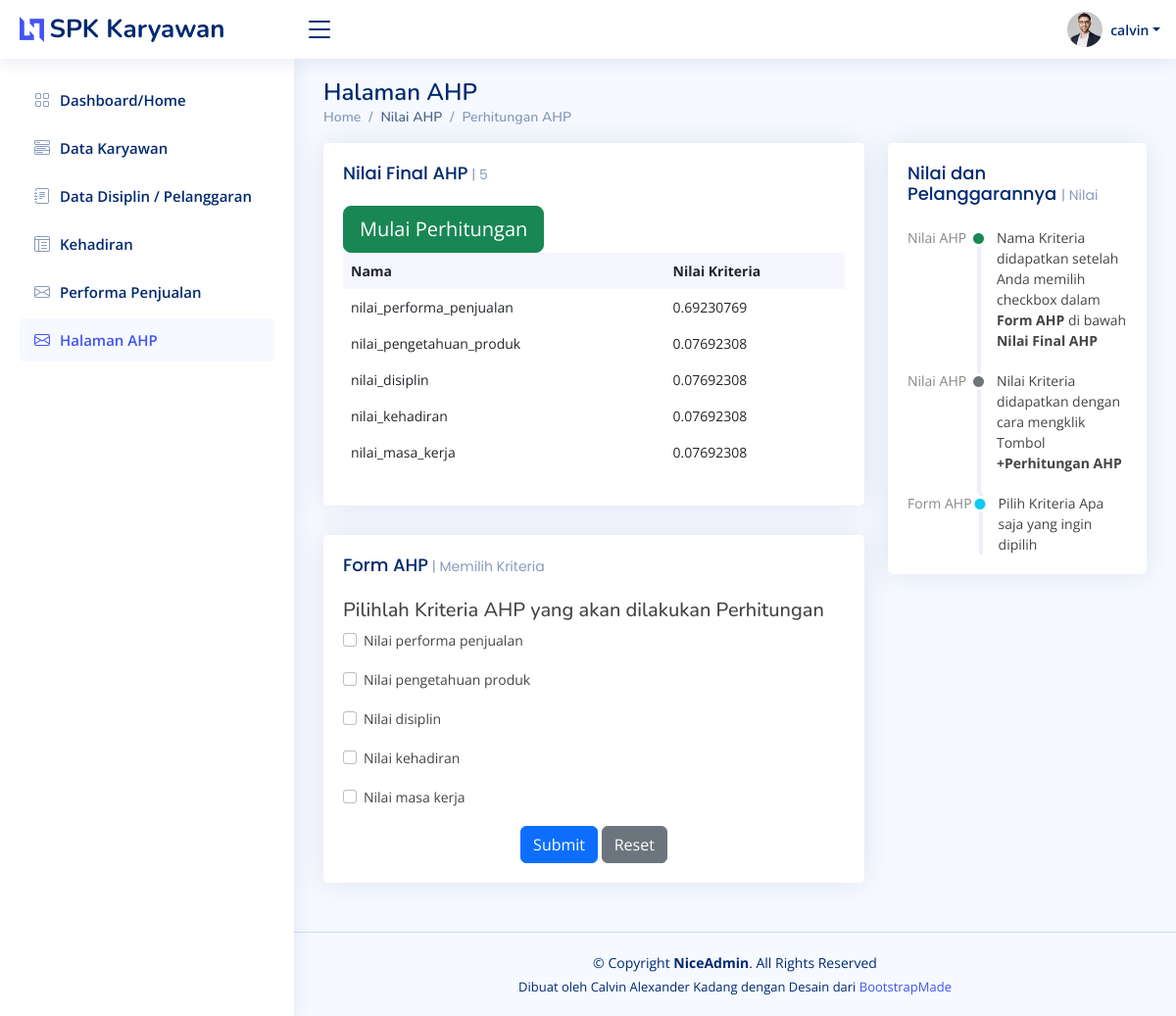
The page /ahp/ (signed in) on the database as committed earlier.
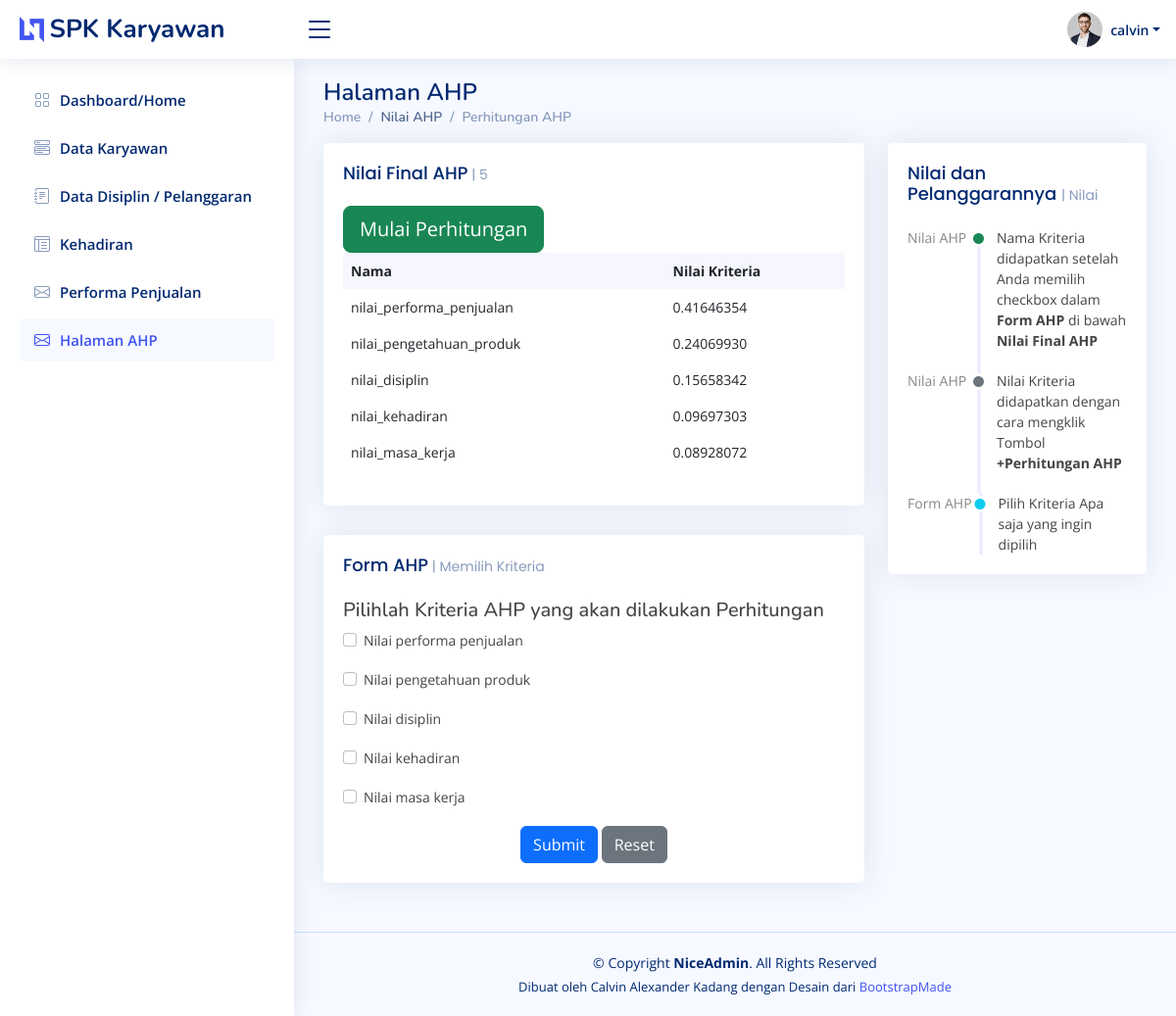
The same page on the database as committed later.
### base/models.py (models this page shows, shortened)
class Nilai_Ahp(models.Model):
    id = models.AutoField(primary_key=True)
    nama_kriteria = models.CharField(null=True, blank=True, max_length=200)
    value_kriteria = models.DecimalField(null=True, blank=True, max_digits=10, decimal_places=8)

### base/views.py (the view)
# urls.py: path('ahp/', views.show_ahp, name='nilai_ahp'),
@login_required(login_url='login')
def show_ahp(request):
    nilai_ahp = Nilai_Ahp.objects.all()
    page = 'ahp'
    if Nilai_Ahp.objects.count() < 3:
        nilai_ahp_ada = 'No'
    elif Nilai_Ahp.objects.exists():
        nilai_ahp_ada = 'Yes'
    else:
        nilai_ahp_ada = 'No'
    if request.method == "POST":
        form = AhpForm(request.POST)
        if form.is_valid():
            Nilai_Ahp.objects.all().delete()
            for field_name, checked in form.cleaned_data.items():
                if checked:
                    checked_score = Nilai_Ahp(nama_kriteria=field_name)
                    checked_score.save()
            return redirect('nilai_ahp')
    else:
        form = AhpForm()
    context = {
        'nilai_ahp': nilai_ahp,
        'page': page,
        'form': form,
        'nilai_ahp_ada': nilai_ahp_ada
    }
    return render(request, 'base/ahp.html', context)

### base/forms.py (shortened to what this page needs)
class AhpForm(forms.Form):
    def __init__(self, *args, **kwargs):
        super().__init__(*args, **kwargs)
        for field in Penilaian._meta.get_fields():
            if isinstance(field, DecimalField):
                self.fields[field.name] = forms.BooleanField(required=False)

### base/templates/base/ahp.html (shortened to what the changed rows need)
{% extends 'main.html' %}
{% load static %}
{% load mathfilters %}
{% load crispy_forms_tags %}
{% block content %}
<main id="main" class="main">
    <div class="pagetitle">
        <h1>Halaman AHP</h1>
    </div>
    <section class="section dashboard">
        <div class="row">
            <div class="col-lg-8">
                <div class="row">
                    <div class="col-12">
                        <div class="card recent-sales overflow-auto">
                            <div class="card-body">
                                <table class="table table-borderless datatable">
                                    <thead>
                                        <tr>
                                            <th scope="col">Nama</th>
                                            <th scope="col">Nilai Kriteria</th>
                                        </tr>
                                    </thead>
                                    <tbody>
                                        {% for nilai_ahp in nilai_ahp %}
                                        <tr>
                                            <td>{{ nilai_ahp.nama_kriteria }}</td>
                                            {% if nilai_ahp.value_kriteria == None%}
                                            <td>Nilai Belum ditentukan <strong>Silahkan Klik Tombol Mulai Perhitungan</strong></td>
                                            {% else %}
                                            <td>{{ nilai_ahp.value_kriteria }}</td>
                                            {% endif %}
                                        </tr>
                                        {% endfor %}
                                    </tbody>
                                </table>
                            </div>
                        </div>
                    </div>
                </div>
            </div>
        </div>
    </section>
</main>
{% endblock content %}

Rows that differ between the two databases and show on the page:
changed Nilai_Ahp "nilai_performa_penjualan": value_kriteria "0.69230769" → "0.41646354"
changed Nilai_Ahp "nilai_pengetahuan_produk": value_kriteria "0.07692308" → "0.24069930"
changed Nilai_Ahp "nilai_disiplin": value_kriteria "0.07692308" → "0.15658342"
changed Nilai_Ahp "nilai_kehadiran": value_kriteria "0.07692308" → "0.09697303"
changed Nilai_Ahp "nilai_masa_kerja": value_kriteria "0.07692308" → "0.08928072"
